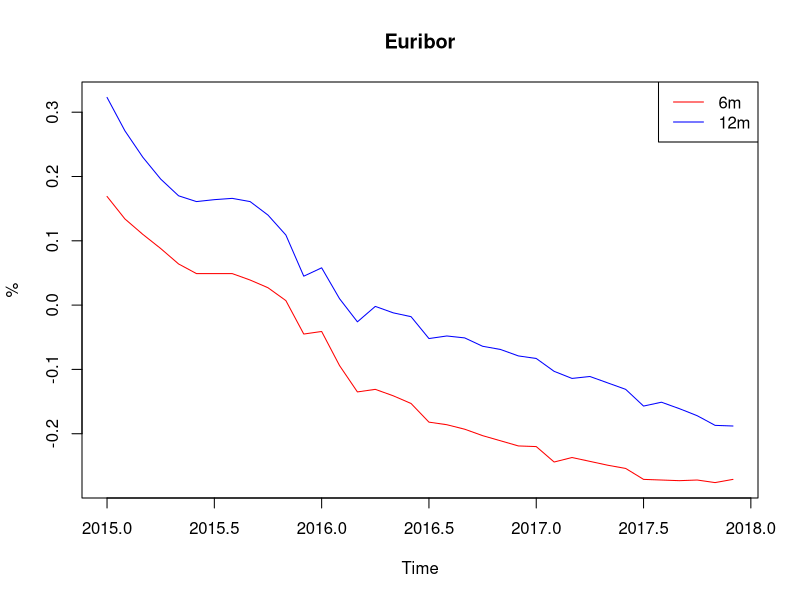

The R source for this figure:
tabela2015 <- read.csv('hist_EURIBOR_2015.csv', row.names=1)
tabela2016 <- read.csv('hist_EURIBOR_2016.csv', row.names=1)
tabela2017 <- read.csv('hist_EURIBOR_2017.csv', row.names=1)

tabela2015.prvidnevi <- tabela2015[,c(1, 22, 42, 64, 84, 104, 126, 149, 170, 192, 214, 235)]
tabela2016.prvidnevi <- tabela2016[,c(1, 21, 42, 63, 84, 106, 128, 149, 172, 194, 215, 237)]
tabela2017.prvidnevi <- tabela2017[,c(1, 23, 43, 66, 84, 106, 128, 149, 172, 193, 215, 237)]

skupna.tabela <- cbind(tabela2015.prvidnevi, tabela2016.prvidnevi, tabela2017.prvidnevi)
skupna.tabela <- t(skupna.tabela)

casovna.vrsta6 <- ts(skupna.tabela[, c('6m')], start = c(2015, 1), frequency = 12)
casovna.vrsta12 <- ts(skupna.tabela[, c('12m')], start = c(2015, 1), frequency = 12)

graf <- ts.plot(casovna.vrsta6, casovna.vrsta12, xlab='Time', ylab='%', main='Euribor', col=c('red', 'blue'))
        legend("topright", legend=c("6m","12m"), lty=1, col=c("red","blue"))
